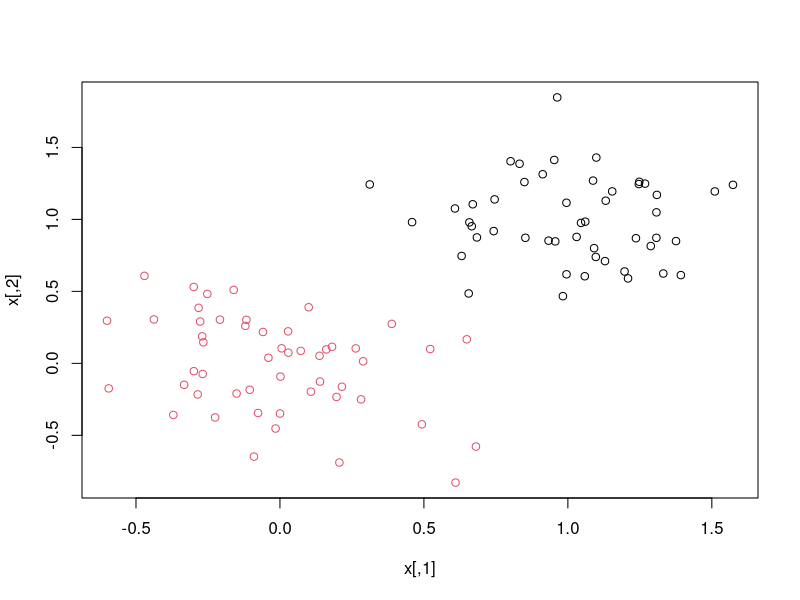
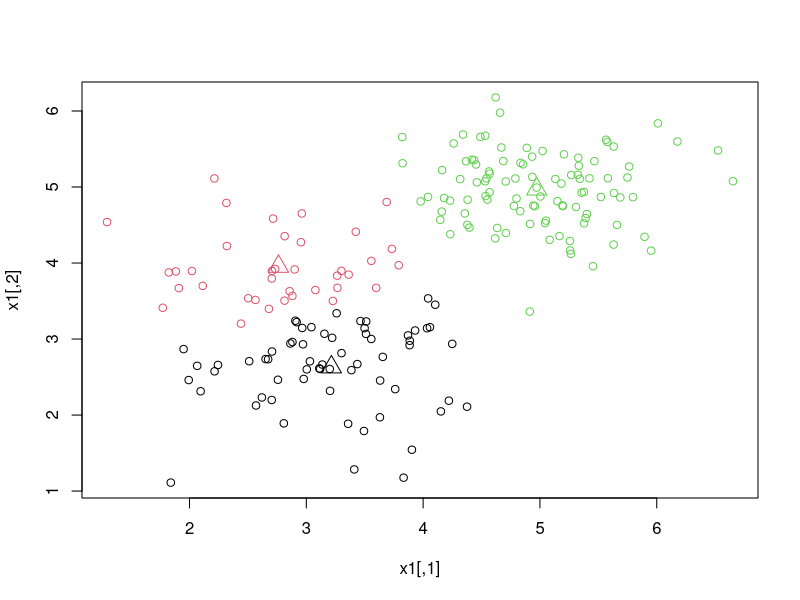

Write the R code that produced these figures, in order.
## ---- chunk 1
a = rnorm(100, mean=1, sd=0.3)
x <- rbind( matrix(rnorm(100, mean=1, sd=0.3), ncol=2), 
             matrix(rnorm(100, sd=0.3), ncol=2) 
             )
## ---- chunk 2
cl <- kmeans(x, centers=2, iter.max=20)
plot(x, col=cl$cluster)
## ---- chunk 3
x1 <- rbind( matrix(rnorm(200, mean=5, sd=0.5), ncol=2), 
             matrix(rnorm(200, mean=3, sd=0.7), ncol=2) 
             )
## ---- chunk 4
cl1 <- kmeans(x1, centers=3, iter.max=50)
plot(x1, col=cl1$cluster)
points(cl1$centers, col= 1:3, pch=2, cex=2)
## ---- chunk 5

## ---- chunk 6

## ---- chunk 7

## ---- chunk 8

## ---- chunk 9

## ---- chunk 10

